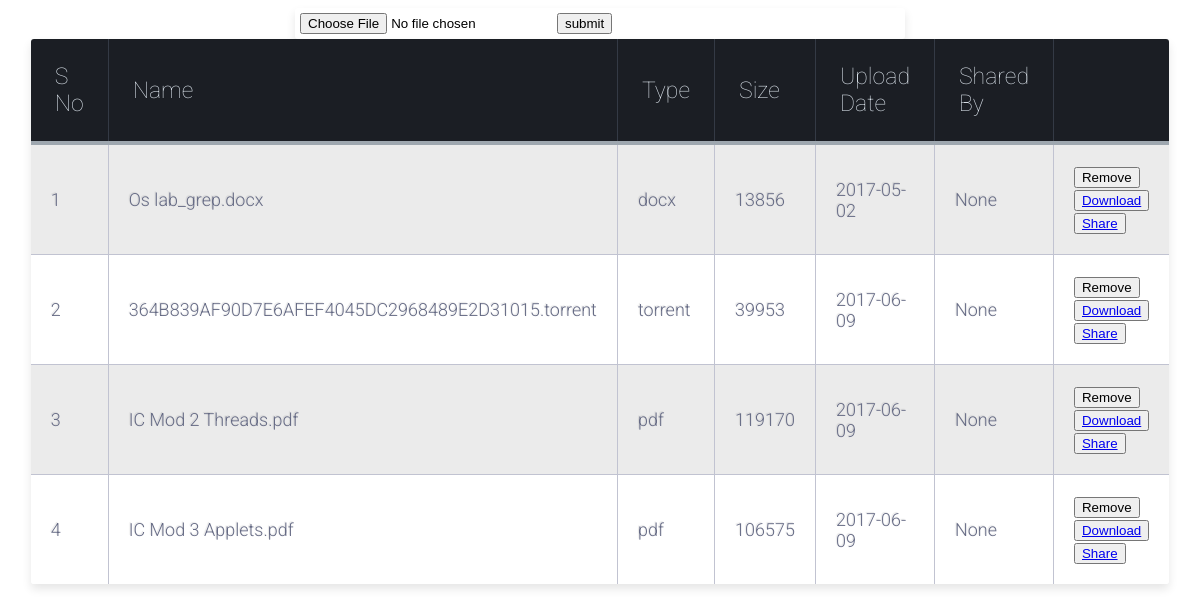
The app's page /fileupload.php (signed in) with its own data.
### tables this page shows
CREATE TABLE `files` (
  `id` int(11) NOT NULL,
  `userid` int(11) DEFAULT NULL,
  `uname` text NOT NULL,
  `name` varchar(50) NOT NULL,
  `type` varchar(20) NOT NULL,
  `size` float NOT NULL,
  `udate` date NOT NULL,
  `shared` varchar(20) NOT NULL DEFAULT 'None'
);

### fileupload.php (the view, shortened to what this page needs)
<?php
	require_once 'dbconnect.php';
	if ( !isset($_SESSION['user']) ) {
		header("Location: classNET.html");
		exit;
	}
	else{
		$id=$_SESSION['user'];
	}
	?>
	<!DOCTYPE html>
<html >
<head>
</head>
<body translate="no" >
  <html lang="en">
<head>
</head>
<body>
<div class="form-fill">
<form action="" method="POST" enctype="multipart/form-data">
<input type="file" name ="file">
<input type ="submit" value ="submit" name="submit">
</form>
</div>
<table class="table-fill">
<thead>
<tr>
<th class="text-left">S No</th>
<th class="text-left">Name</th>
<th class="text-left">Type</th>
<th class="text-left">Size</th>
<th class="text-left">Upload Date</th>
<th class="text-left">Shared By</th>
<th class="text-left"></th>
</tr>
		<form  align = "left" action="" method="post">
			<?php
      if(isset($_POST['search']))
      {
        $s=$_POST['search'];
        $query = "SELECT * FROM files where userid = $id and name like '%$s%' order by name asc";
      }
        else
			$query = "SELECT * FROM files where userid = $id order by udate asc";
			$result = $conn->query($query);
			if($result){
			$n=1;
			while( $row = mysqli_fetch_assoc( $result) )
			{
        echo '<tr>
        <td class="text-left">';echo $n;echo '
        </td><td class="text-left">';echo $row['name'];echo '
        </td><td class="text-left">';echo $row['type'];echo '
        </td><td class="text-left">';echo $row['size'];echo '
        </td><td class="text-left">';echo $row['udate'];echo '
        </td><td class="text-left">';echo $row['shared'];echo '
        </td><td class="text-left"><button name="remove" type ="submit" value ="'.$row['id'].'" onclick="myFunction()">Remove</button></br>
        <button name="" type ="submit"><a href="filedown.php?id='.$row['id'].'" target="_blank">Download</button></br>
        <button name="" type ="submit"><a href="sharefile.php?id='.$row['id'].'" target="iframe2">Share</button>
				</td></tr>';
$n++;
}
			}
			?>
			</form>
</table>
</body>
</html>

### fileupload.php (style rules this page uses)
body { font-family: "Roboto", helvetica, arial, sans-serif; font-size: 16px; font-weight: 400; text-rendering: optimizeLegibility; }
.table-fill { background: white; border-radius:3px; border-collapse: collapse; height: 320px; margin: auto; max-width: 600px; padding:5px; width: 100%; box-shadow: 0 5px 10px rgba(0, 0, 0, 0.1); animation: float 5s infinite; }
.form-fill { background: white; border-radius:3px; border-collapse: collapse; margin: auto; max-width: 600px; padding:5px; width: 100%; box-shadow: 0 5px 10px rgba(0, 0, 0, 0.1); animation: float 5s infinite; }
th { color:#D5DDE5;; background:#1b1e24; border-bottom:4px solid #9ea7af; border-right: 1px solid #343a45; font-size:23px; font-weight: 100; padding:24px; text-align:left; text-shadow: 0 1px 1px rgba(0, 0, 0, 0.1); vertical-align:middle; }
th:first-child { border-top-left-radius:3px; }
th:last-child { border-top-right-radius:3px; border-right:none; }
tr { border-top: 1px solid #C1C3D1; border-bottom-: 1px solid #C1C3D1; color:#666B85; font-size:16px; font-weight:normal; text-shadow: 0 1px 1px rgba(256, 256, 256, 0.1); }
tr:first-child { border-top:none; }
tr:last-child { border-bottom:none; }
tr:nth-child(odd) td { background:#EBEBEB; }
tr:last-child td:first-child { border-bottom-left-radius:3px; }
tr:last-child td:last-child { border-bottom-right-radius:3px; }
td { background:#FFFFFF; padding:20px; text-align:left; vertical-align:middle; font-weight:300; font-size:18px; text-shadow: -1px -1px 1px rgba(0, 0, 0, 0.1); border-right: 1px solid #C1C3D1; }
td:last-child { border-right: 0px; }
th.text-left { text-align: left; }
td.text-left { text-align: left; }

### records on screen
files: name "Os lab_grep.docx", type "docx", size "13856", udate "2017-05-02", shared "None", $row['id'] 16 (drawn)
files: name "364B839AF90D7E6AFEF4045DC2968489E2D31015.torrent", type "torrent", size "39953", udate "2017-06-09", shared "None", $row['id'] 24 (drawn)
files: name "IC Mod 2 Threads.pdf", type "pdf", size "119170", udate "2017-06-09", shared "None", $row['id'] 25 (drawn)
files: name "IC Mod 3 Applets.pdf", type "pdf", size "106575", udate "2017-06-09", shared "None", $row['id'] 26 (drawn)
